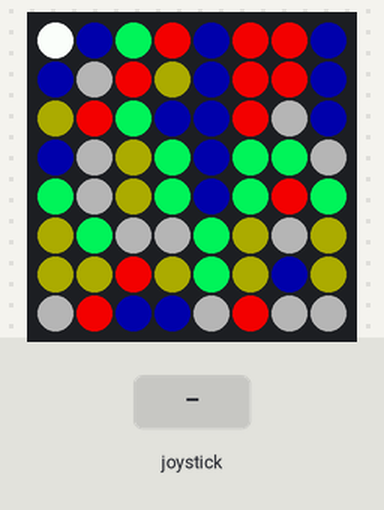
Simulated run of this program. Board: Raspberry Pi (BCM pin numbers) with a Sense HAT. On the bench: the Sense HAT's 8×8 RGB LED matrix. The inputs (shaded band) are chosen by the test bench. Random numbers come from a fixed seed; the pygame window is not drawn; the interpreter's speed is modelled, so counts of loop turns are approximate.

Above: at 0.3 s.
1.3 s: joystick pushed down
3.7 s: joystick pushed right
Timing chart, 0 to 6.7 s (numbered marks = the images above; inputs shaded):
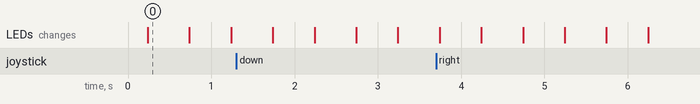

The program:

Sense_Hat_Inertia-pygame.py
```python
#!/usr/bin/env python3
##########################################
# Inertia Game
#

# Technical stuff:

# Direction vector coding: up=0, turning 45 deg towards right is +1, so east=2, south=4
# 7 0 1
# 6 + 2
# 5 4 3


#################### INIT PART ####################

import random, time, math
import pygame
import pygame.locals as pgl
try :
    from sense_hat import SenseHat
except :
    try :
        from sense_emu import SenseHat
    except :
        from _sense_hat_ANSI import SenseHat

COLOROF :dict = {'b':[0,0,48], 'w':[65,65,65], 'g':[0,220,80], 'm':[220,0,0], 'S':[0,0,48], 's':[48,48,0], '@':[255,255,255]}

#################### CLASS PART ####################

class Game :
    """Stores general game parameters"""

    def __init__(self) :
        # List of 64 Cell objects:
        self.Grid :list = list(())
        # Player's coordinates
        self.pX :int =-1
        self.pY :int =-1
        # Looking direction of player
        self.pD :int =-1
        # Game starting coordinates
        self.sX :int =-1
        self.sY :int =-1
        # Cursor coordinates, Enablement and On Status
        self.cX :int =-1
        self.cY :int =-1
        self.cE :bool =True
        self.cS :bool =True
        # Number of gems so that game over can be tracked
        self.NumGems :int =-1
        # Game status: 'r'-running 's'-solved 'd'-dead
        self.Status :str ='r'

        # Service variables
        # Possible positions
        self.positions :list = []


    def _can_go(self, x1: int, y1 :int, d1 :int, x2 :int, y2 :int, d2 :int) -> bool :
        """Check if we can go from (x1,y1) direction d1 to (x2,y2) direction d2"""
        xn :int = x1+dX(d1)
        yn :int = y1+dY(d1)

        # If we are standing on a wall or mine, no move is possible
        Here :str = self.Grid[x1+y1*8].Content
        if Here in ['w', 'm'] : return False

        # If we are capable to stop at x1,y1 then we can change direction so it is true
        if xn in range(8) and yn in range(8) :
            Next :str = self.Grid[x1+dX(d1)+(y1+dY(d1))*8].Content
        else :
            Next :str = 'w'
        if x2 == x1 and y2 == y1 and (Here in ['s', 'S'] or Next =='w') : return True

        # If we are capable to move 1 step and the direction is the same, then step
        There :str = self.Grid[x2+y2*8].Content
        if x2 == xn and y2 == yn and d2 == d1 and There in ['b', 'g', 's', 'S'] : return True

        return False


    def _find_gem_candidates(self) -> int :
        """Finds all cells which are good candidates for a gem.
        Candidate cells should be reachable from the start and
        start should be reachable from the candidate cell.
        Grid has no gems but empty cells, trying to find which can be gems."""
        possgems :int
        for sign in [1, -1] :
            head =0 ; tail =0

            for _dir in range(8) :
                if sign > 0 :
                    self.Grid[self.sX+8*self.sY].reachable_from[_dir] = True
                else :
                    self.Grid[self.sX+8*self.sY].reachable_to[_dir] = True
                self.positions.append((self.sX, self.sY, _dir))
                tail +=1

            while head < tail :
                _x, _y, _dir = self.positions[head]
                head +=1

                for n in range(-1,8) :
                    if n<0 :
                        _x2 = _x + sign* dX(_dir)
                        _y2 = _y + sign* dY(_dir)
                        _d2 = _dir
                    else :
                        _x2 = _x ; _y2 = _y ; _d2 = n
                    if _x2 not in range(8) or _y2 not in range(8) : continue
                    if sign > 0 :
                        _r = self.Grid[_x2+8*_y2].reachable_from[_d2]
                    else :
                        _r = self.Grid[_x2+8*_y2].reachable_to[_d2]
                    if _x2 in range(8) and _x2 in range(8) and not _r :
                        if sign > 0 :
                            ok = self._can_go(_x, _y, _dir, _x2, _y2, _d2)
                        else :
                            ok = self._can_go(_x2, _y2, _d2, _x, _y, _dir)
                        if ok :
                            self.positions.append((_x2, _y2, _d2))
                            tail +=1
                            if sign > 0 :
                                self.Grid[_x2+8*_y2].reachable_from[_d2] = True
                            else :
                                self.Grid[_x2+8*_y2].reachable_to[_d2] = True

        possgems =0
        for gy in range(8) :
            for gx in range(8) :
                if self.Grid[gx+8*gy].Content == 'b' :
                    for gd in range(8) :
                        if self.Grid[gx+8*gy].reachable_from[gd] and self.Grid[gx+8*gy].reachable_to[gd] :
                            self.Grid[gx+8*gy].Content = 'p'
                            possgems += 1
                            break

        return possgems


    def genGrid(self) -> None :
        """Generate a new playfield"""
        MAXDIST :int =2
        TRIES :int =0

        while True :
            # Add 12 elements each from Wall, Stop, Mine, a start and blanks
            ElemList = list('w')*12 + list('s')*12 + list('m')*12 + list('S') + list('b')*27
            self.Grid = [] ; self.positions = []
            for i in range(64) :
                self.Grid.append(Cell())
                self.Grid[-1].Content = ElemList.pop(random.randint(0,len(ElemList)-1))
                if self.Grid[-1].Content == 'S' :
                    self.sX = i%8
                    self.sY = int(i/8)
                    self.pX = self.sX ; self.pY = self.sY
                    self.cX = self.sX ; self.cY = self.sY

            possgems = self._find_gem_candidates()
            # If the number of possible gems is less than 20% of the playfield then re-do
            if possgems < 12 : continue

            _dist = [-1]*64
            _list = list(())
            head =0 ; tail =0
            for i in range(64) :
                if self.Grid[i].Content == 'p' :
                    _dist[i] =0
                    _list.append(i)
                    tail +=1
            maxdist =0

            while head < tail :
                pos = _list[head]
                head +=1
                maxdist = max(maxdist, _dist[pos])
                x = pos%8 ; y = int(pos/8)

                for d in range(8) :
                    x2 = x + dX(d) ; y2 = y + dY(d)
                    if x2 in range(8) and y2 in range(8) :
                        p2 = y2*8+x2
                        if _dist[p2] < 0 :
                            _dist[p2] = _dist[pos]+1
                            _list.append(p2)
                            tail +=1

            # Check if possible gems are available from the
            # reachable cells with not more than MAXDIST steps.
            # Retry 30 times, and start loosen the requirements...
            if maxdist > MAXDIST :
                TRIES += 1
                if TRIES >= 30 :
                    TRIES = 0
                    MAXDIST += 1
                continue

            # Fill only max 12 of possible gems with real gems
            _list2 = list(())
            for i in range(64) :
                if self.Grid[i].Content == 'p' : _list2.append(i)
            i =0
            while len(_list2) :
                p = _list2.pop(random.randint(0,len(_list2)-1))
                self.Grid[p].Content = 'g' if i<12 else 'b'
                i +=1
            self.NumGems = 12
            self.Status = 'r'
            self.pD = -1
            break


    def redrawGrid(self) -> None :
        """Redraw the 8x8 LED screen based on the game status"""
        global COLOROF
        Vector :list = list(())
        for pos in range(64) :
            Vector.append(COLOROF[self.Grid[pos].Content])
        s.set_pixels(Vector)
        s.set_pixel(self.pX, self.pY, COLOROF['@'])


    def redrawPix(self, x :int, y :int, blank :bool =False) -> None :
        """Redraw one pixel on the screen, considering cursor blinking:
        Parameters:
        :param x : the x coordinate of the pixel
        :param y : the y coordinate of the pixel
        :param blank : if the cursor is active, pixel should be blanked, otherwise show its own color
        :returns : None"""
        global COLOROF
        if blank :
            _col = [0,0,0]
        else :
            if x == self.pX and y == self.pY :
                _col = COLOROF['@']
            else :
                _col = COLOROF[self.Grid[8*y+x].Content]
        s.set_pixel(x, y, _col)

    def animatePlayer(self) -> None:
        """Animate the step on the screen"""
        dx = self.cX-self.pX ; dy = self.cY-self.pY
        while True :
            newx = self.pX + dx ; newy = self.pY + dy
            # Check if we hit the edge of the screen
            if newx not in range(8) or newy not in range(8) : break
            nextItem = self.Grid[8*newy+newx].Content
            # Check if we hit a wall
            if nextItem == 'w' : break

            # So now we are able to step, so let's step
            self.pX = newx ; self.pY = newy
            self.redrawGrid() ; time.sleep(0.5)

            # If we stepped on a mine then die
            if nextItem == 'm' :
                self.Status = 'd'
                break
            # If we stepped on a gem, then collect it
            if nextItem == 'g' :
                self.Grid[8*newy+newx].Content = 'b'
                self.NumGems -=1
            # If we are on a stopper then stop
            if nextItem == 's' : break
            # In any other case just let the "while True" run and do one more step

        # Adjust cursor position to player position
        self.cX = self.pX ; self.cY = self.pY ; self.pD = -1


class Cell :
    """Stores the data for one cell"""

    def __init__(self) :
        # What is in the cell?
        # 'b'-blank 'g'-gem 'm'-mine 's'-stop 'S'-Start 'w'-wall 'p'-possible_gem
        self.Content :str ='b'

        # Service variables
        # Reachable from the start, by direction
        self.reachable_from :list = [False, False, False, False, False, False, False, False]
        # Start is reachable from here, by direction
        self.reachable_to :list = [False, False, False, False, False, False, False, False]


#################### PROC PART ####################


def dX(_dir: int) -> int :
    """Return the delta-X value for a direction.
    Parameters:
    :param _dir : The direction vector number.
    :returns : [-1, 0, 1]"""
    if _dir < 0 : return 0
    if _dir % 4 :
        if _dir > 4 :
            return -1
        else :
            return 1
    return 0

def dY(_dir: int) -> int :
    """Return the delta-Y value for a direction.
    Parameters:
    :param _dir : The direction vector number.
    :returns : [-1, 0, 1]"""
    if _dir < 0 : return 0
    return dX((_dir+6)%8)

def clamp(Value :int, _minVal :int =0, _maxVal :int =7) -> int :
    return max(min(Value,_maxVal),_minVal)

def handleEvent(event) -> None :
    """Handle the keyboard events
    Parameters:
    :param event : The pygame event"""
    if event.type != pgl.KEYDOWN : return
    g.cE = False ; g.cS = False
    g.redrawGrid()

    if event.key in [pgl.K_SPACE, pgl.K_RETURN] :
        if g.pD < 0 :
            g.cE = True
            return   # Player clicked on him/herself
        g.animatePlayer()
        g.redrawGrid()
        g.cE = True
    else :
        dt = {"273":(0,-1) , "274":(0,1) , "276":(-1,0) , "275":(1,0)}[str(event.key)]
        g.cX = clamp(clamp(g.cX+dt[0],g.pX-1,g.pX+1),0,7)
        g.cY = clamp(clamp(g.cY+dt[1],g.pY-1,g.pY+1),0,7)
        g.pD = [(0,-1),(1,-1),(1,0),(1,1),(0,1),(-1,1),(-1,0),(-1,-1),(0,0)].index((g.cX-g.pX,g.cY-g.pY))
        if g.pD == 8 : g.pD = -1
        g.redrawGrid()
        g.cE = True

def fadeAway() -> None :
    """Fade the current screen away."""
    V = s.get_pixels()
    for q1 in range(40):
        for q2 in range(64):
            (rx, gx, bx) = V[q2]
            rx = math.floor(rx * 0.95) ; gx = math.floor(gx * 0.95) ; bx = math.floor(bx * 0.95)
            V[q2] = [rx, gx, bx]
        s.set_pixels(V)
        time.sleep(0.1)
    s.clear()


#################### MAIN PART ####################


s = SenseHat()
s.clear()
pygame.init()
pygame.display.set_mode((400, 400))

g = Game()
g.genGrid()
g.redrawGrid()


while g.Status == 'r' :
    for event in pygame.event.get(): handleEvent(event)
    # Basically blink the cursor...
    if g.cE :
        g.cS = not g.cS
        g.redrawPix(g.cX, g.cY, g.cS)
        # We are checking this here to make sure we are in "idle" mode with the player standing.
        if g.NumGems < 1 and g.Status != 'd' : g.Status = 's'
    time.sleep(0.5)


if g.Status == 'd' :
    for z in range(3) :
        s.clear([255,100,100])
        time.sleep(0.3)
        s.clear()
        time.sleep(0.3)
    g.redrawGrid()
    time.sleep(3)
    fadeAway()
    s.show_message("You stepped on a mine!",text_colour=[255,100,100],back_colour=[48,0,0])
else :
    s.clear([0, 220, 80])
    time.sleep(1)
    g.redrawGrid()
    time.sleep(3)
    fadeAway()
    s.show_message("You won!",text_colour=[100,255,100],back_colour=[0,48,0])

s.clear()
pygame.quit()
```
